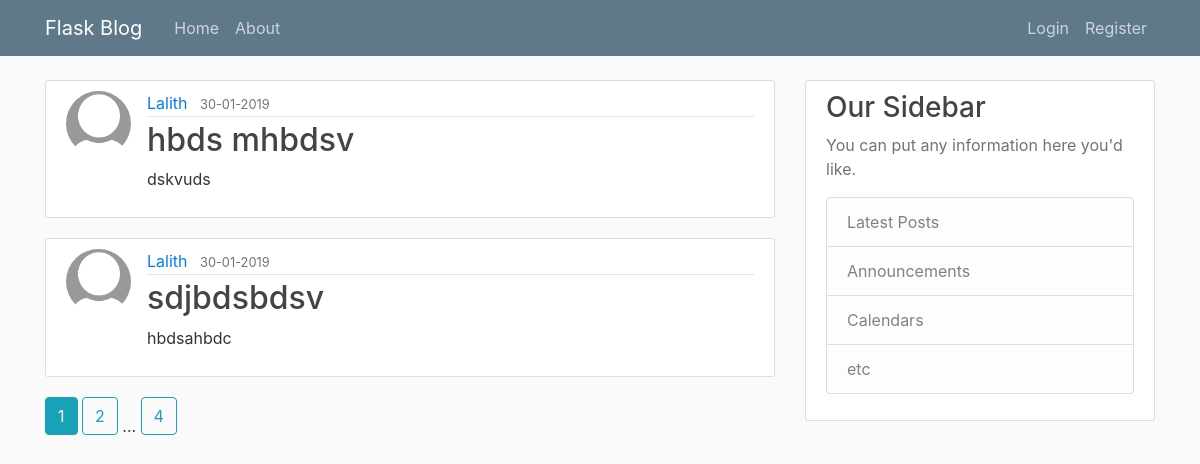
The page / on the database its author committed.
### flaskblog/models.py (models this page shows, shortened)
class Post(db.Model):
	id=db.Column(db.Integer,primary_key=True)
	title=db.Column(db.String(100),nullable=False)
	date_posted=db.Column(db.DateTime,nullable=False,default=datetime.utcnow)
	content=db.Column(db.Text,nullable=False)
	user_id=db.Column(db.Integer,db.ForeignKey('user.id'),nullable=False)

class User(db.Model,UserMixin):								# creating a model (db table)
	id=db.Column(db.Integer,primary_key=True)
	username=db.Column(db.String(20),unique=True,nullable=False)
	email=db.Column(db.String(20),unique=True,nullable=False)		# unique is for unique value and nullable for allowing null vals or not
	image_file=db.Column(db.String(20),nullable=False, default='default.jpg')
	password=db.Column(db.String(60),nullable=False)
	posts=db.relationship('Post',backref='author',lazy=True)		# one-many by default, pass uselist=False for one-one

### flaskblog/routes.py (the view)
@app.route("/")															# URL for home page
def hello():
	page=request.args.get('page',1,type=int)
	posts=Post.query.order_by(Post.date_posted.desc()).paginate(page=page,per_page=2)
	return render_template('hello.html',posts=posts)

### flaskblog/templates/hello.html
{% extends "layout.html" %}
{% block content %}
    {% for post in posts.items %}
        <article class="media content-section">
          <img class="rounded-circle article-img" src="{{url_for('static',filename='profile_pics/'+post.author.image_file)}}">
          <div class="media-body">
            <div class="article-metadata">
              <a class="mr-2" href="{{ url_for('user_posts',username=post.author.username)}}">{{ post.author.username }}</a>
              <small class="text-muted">{{ post.date_posted.strftime('%d-%m-%Y') }}</small>
            </div>
            <h2><a class="article-title" href="{{url_for('post',post_id=post.id)}}">{{ post.title }}</a></h2>
            <p class="article-content">{{ post.content }}</p>
          </div>
        </article>
    {% endfor %}
    {% for page_num in posts.iter_pages(left_edge=1,right_edge=1,left_current=1,right_current=2) %}
      {% if page_num %}
        {% if posts.page==page_num %}
           <a class="btn btn-info mb-4" href="{{ url_for('hello',page=page_num)}}">{{page_num}} </a>
        {% else%}
          <a class="btn btn-outline-info mb-4" href="{{ url_for('hello',page=page_num)}}">{{page_num}} </a>
        {% endif %}
      {% else %}
        ...
      {% endif %}
    {% endfor %}
{% endblock content %}

### flaskblog/templates/layout.html (shortened to what this page needs)
<html>
<head>
    <link rel="stylesheet" href="https://stackpath.bootstrapcdn.com/bootstrap/4.2.1/css/bootstrap.min.css">
    <link rel="stylesheet" type="text/css" href="{{ url_for('static',filename='main.css')}}">
</head>
<body>
<header class="site-header">
  <nav class="navbar navbar-expand-md navbar-dark bg-steel fixed-top">
    <div class="container">
      <a class="navbar-brand mr-4" href="/">Flask Blog</a>
      <div class="collapse navbar-collapse" id="navbarToggle">
        <div class="navbar-nav mr-auto">
          <a class="nav-item nav-link" href="/">Home</a>
          <a class="nav-item nav-link" href="/about">About</a>
        </div>
        <div class="navbar-nav">
          {% if current_user.is_authenticated%}
            <a class="nav-item nav-link" href="/account">Account</a>
            <a class="nav-item nav-link" href="{{ url_for('new_post')}}">New Post</a>
            <a class="nav-item nav-link" href="/logout">Logout</a>
          {% else%}
            <a class="nav-item nav-link" href="/login">Login</a>
            <a class="nav-item nav-link" href="/register">Register</a>
          {% endif %}
        </div>
      </div>
    </div>
  </nav>
</header>
<main role="main" class="container">
  <div class="row">
    <div class="col-md-8">
      {% block content %}{% endblock %}
    </div>
    <div class="col-md-4">
      <div class="content-section">
        <h3>Our Sidebar</h3>
        <p class='text-muted'>You can put any information here you'd like.
          <ul class="list-group">
            <li class="list-group-item list-group-item-light">Latest Posts</li>
            <li class="list-group-item list-group-item-light">Announcements</li>
            <li class="list-group-item list-group-item-light">Calendars</li>
            <li class="list-group-item list-group-item-light">etc</li>
          </ul>
        </p>
      </div>
    </div>
  </div>
</main>
</body>
</html>

### flaskblog/static/main.css (style rules this page uses)
body { background: #fafafa; color: #333333; margin-top: 5rem; }
h1, h2, h3, h4, h5, h6 { color: #444444; }
.bg-steel { background-color: #5f788a; }
.site-header .navbar-nav .nav-link { color: #cbd5db; }
.content-section { background: #ffffff; padding: 10px 20px; border: 1px solid #dddddd; border-radius: 3px; margin-bottom: 20px; }
.article-title { color: #444444; }
.article-content { white-space: pre-line; }
.article-img { height: 65px; width: 65px; margin-right: 16px; }
.article-metadata { padding-bottom: 1px; margin-bottom: 4px; border-bottom: 1px solid #e3e3e3 }

### rows shown on the page
Post: image_file (placeholder picture), author.username "Lalith", date_posted "30-01-2019", title "hbds mhbdsv", content "dskvuds"
Post: image_file (placeholder picture), author.username "Lalith", date_posted "30-01-2019", title "sdjbdsbdsv", content "hbdsahbdc"

### other values the page prints
{{ page_num }} "1"
{{ page_num }} "2" "4"
